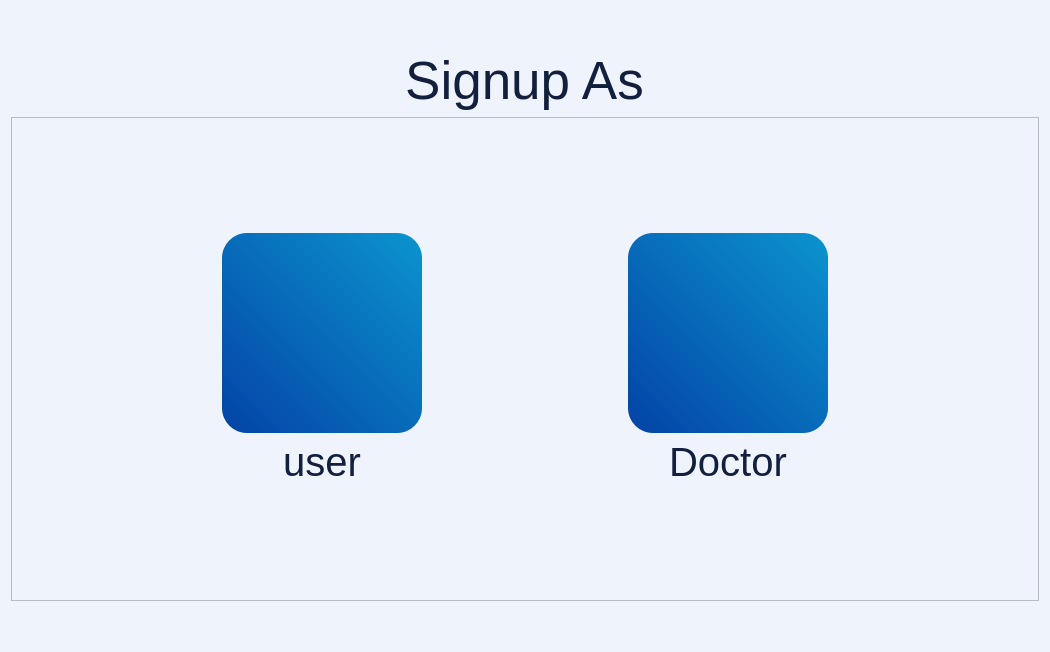
<?xml version="1.0" encoding="UTF-8"?>
<ui version="4.0">
 <class>Form</class>
 <widget class="QWidget" name="Form">
  <property name="geometry">
   <rect>
    <x>0</x>
    <y>0</y>
    <width>1050</width>
    <height>652</height>
   </rect>
  </property>
  <property name="windowTitle">
   <string>Form</string>
  </property>
  <property name="styleSheet">
   <string notr="true">font-family:Ubuntu;
color: rgb(18, 32, 62);
background-color:rgb(239,243,252,255)</string>
  </property>
  <layout class="QGridLayout" name="gridLayout_2">
   <item row="1" column="1">
    <widget class="QLabel" name="label_3">
     <property name="maximumSize">
      <size>
       <width>16777215</width>
       <height>16777215</height>
      </size>
     </property>
     <property name="font">
      <font>
       <family>Ubuntu</family>
       <pointsize>40</pointsize>
      </font>
     </property>
     <property name="styleSheet">
      <string notr="true">background-color: rgb(255, 255, 0,0);
color:rgb(18,32,62,255);</string>
     </property>
     <property name="text">
      <string>Signup As</string>
     </property>
     <property name="alignment">
      <set>Qt::AlignCenter</set>
     </property>
    </widget>
   </item>
   <item row="2" column="0" colspan="3">
    <widget class="QFrame" name="frame">
     <property name="frameShape">
      <enum>QFrame::StyledPanel</enum>
     </property>
     <property name="frameShadow">
      <enum>QFrame::Raised</enum>
     </property>
     <layout class="QGridLayout" name="gridLayout">
      <item row="1" column="3">
       <layout class="QVBoxLayout" name="verticalLayout_2">
        <item>
         <widget class="QPushButton" name="patient_pusbutton_2">
          <property name="minimumSize">
           <size>
            <width>200</width>
            <height>200</height>
           </size>
          </property>
          <property name="maximumSize">
           <size>
            <width>150</width>
            <height>25656</height>
           </size>
          </property>
          <property name="styleSheet">
           <string notr="true">QPushButton{
background-color: qlineargradient(spread:pad, x1:0, y1:1, x2:1, y2:0, stop:0 rgba(3, 67, 165, 255), stop:1 rgba(12, 148, 207, 255));
  border-radius: 25px;
}
QPushButton:pressed{
padding-left:5px;
padding-top:5px;
background-color:rgba(2, 65, 118, 100);
background-postion:calc(100% - 10px) center;
}
</string>
          </property>
          <property name="text">
           <string/>
          </property>
          <property name="icon">
           <iconset resource="app_resources.qrc">
            <normaloff>:/ICONS/icons/aa.png</normaloff>:/ICONS/icons/aa.png</iconset>
          </property>
          <property name="iconSize">
           <size>
            <width>150</width>
            <height>150</height>
           </size>
          </property>
          <property name="flat">
           <bool>false</bool>
          </property>
         </widget>
        </item>
        <item>
         <widget class="QLabel" name="label_4">
          <property name="font">
           <font>
            <family>Ubuntu</family>
            <pointsize>30</pointsize>
           </font>
          </property>
          <property name="styleSheet">
           <string notr="true">background-color: rgb(255, 255, 255,0);</string>
          </property>
          <property name="text">
           <string>Doctor</string>
          </property>
          <property name="alignment">
           <set>Qt::AlignCenter</set>
          </property>
         </widget>
        </item>
       </layout>
      </item>
      <item row="1" column="1">
       <layout class="QVBoxLayout" name="verticalLayout">
        <item>
         <widget class="QPushButton" name="patient_pusbutton">
          <property name="minimumSize">
           <size>
            <width>200</width>
            <height>200</height>
           </size>
          </property>
          <property name="maximumSize">
           <size>
            <width>150</width>
            <height>25656</height>
           </size>
          </property>
          <property name="styleSheet">
           <string notr="true">QPushButton{
background-color: qlineargradient(spread:pad, x1:0, y1:1, x2:1, y2:0, stop:0 rgba(3, 67, 165, 255), stop:1 rgba(12, 148, 207, 255));
  border-radius: 25px;
}
QPushButton:pressed{
padding-left:5px;
padding-top:5px;
background-color:rgba(2, 65, 118, 100);
background-postion:calc(100% - 10px) center;
}
</string>
          </property>
          <property name="text">
           <string/>
          </property>
          <property name="icon">
           <iconset resource="app_resources.qrc">
            <normaloff>:/ICONS/icons/user (1).png</normaloff>:/ICONS/icons/user (1).png</iconset>
          </property>
          <property name="iconSize">
           <size>
            <width>150</width>
            <height>150</height>
           </size>
          </property>
          <property name="flat">
           <bool>false</bool>
          </property>
         </widget>
        </item>
        <item>
         <widget class="QLabel" name="label">
          <property name="font">
           <font>
            <family>Ubuntu</family>
            <pointsize>30</pointsize>
           </font>
          </property>
          <property name="styleSheet">
           <string notr="true">background-color: rgb(255, 255, 255,0);</string>
          </property>
          <property name="text">
           <string>user</string>
          </property>
          <property name="alignment">
           <set>Qt::AlignCenter</set>
          </property>
         </widget>
        </item>
       </layout>
      </item>
      <item row="1" column="0">
       <spacer name="horizontalSpacer_3">
        <property name="orientation">
         <enum>Qt::Horizontal</enum>
        </property>
        <property name="sizeHint" stdset="0">
         <size>
          <width>192</width>
          <height>20</height>
         </size>
        </property>
       </spacer>
      </item>
      <item row="1" column="2">
       <spacer name="horizontalSpacer">
        <property name="orientation">
         <enum>Qt::Horizontal</enum>
        </property>
        <property name="sizeHint" stdset="0">
         <size>
          <width>191</width>
          <height>20</height>
         </size>
        </property>
       </spacer>
      </item>
      <item row="2" column="1">
       <spacer name="verticalSpacer">
        <property name="orientation">
         <enum>Qt::Vertical</enum>
        </property>
        <property name="sizeHint" stdset="0">
         <size>
          <width>20</width>
          <height>40</height>
         </size>
        </property>
       </spacer>
      </item>
      <item row="1" column="4">
       <spacer name="horizontalSpacer_2">
        <property name="orientation">
         <enum>Qt::Horizontal</enum>
        </property>
        <property name="sizeHint" stdset="0">
         <size>
          <width>192</width>
          <height>20</height>
         </size>
        </property>
       </spacer>
      </item>
      <item row="2" column="3">
       <spacer name="verticalSpacer_2">
        <property name="orientation">
         <enum>Qt::Vertical</enum>
        </property>
        <property name="sizeHint" stdset="0">
         <size>
          <width>20</width>
          <height>40</height>
         </size>
        </property>
       </spacer>
      </item>
      <item row="0" column="1">
       <spacer name="verticalSpacer_3">
        <property name="orientation">
         <enum>Qt::Vertical</enum>
        </property>
        <property name="sizeHint" stdset="0">
         <size>
          <width>20</width>
          <height>40</height>
         </size>
        </property>
       </spacer>
      </item>
      <item row="0" column="3">
       <spacer name="verticalSpacer_4">
        <property name="orientation">
         <enum>Qt::Vertical</enum>
        </property>
        <property name="sizeHint" stdset="0">
         <size>
          <width>20</width>
          <height>40</height>
         </size>
        </property>
       </spacer>
      </item>
     </layout>
    </widget>
   </item>
   <item row="0" column="1">
    <spacer name="verticalSpacer_5">
     <property name="orientation">
      <enum>Qt::Vertical</enum>
     </property>
     <property name="sizeType">
      <enum>QSizePolicy::Fixed</enum>
     </property>
     <property name="sizeHint" stdset="0">
      <size>
       <width>20</width>
       <height>40</height>
      </size>
     </property>
    </spacer>
   </item>
   <item row="1" column="0">
    <spacer name="horizontalSpacer_4">
     <property name="orientation">
      <enum>Qt::Horizontal</enum>
     </property>
     <property name="sizeHint" stdset="0">
      <size>
       <width>389</width>
       <height>20</height>
      </size>
     </property>
    </spacer>
   </item>
   <item row="1" column="2">
    <spacer name="horizontalSpacer_5">
     <property name="orientation">
      <enum>Qt::Horizontal</enum>
     </property>
     <property name="sizeHint" stdset="0">
      <size>
       <width>390</width>
       <height>20</height>
      </size>
     </property>
    </spacer>
   </item>
   <item row="3" column="0">
    <spacer name="verticalSpacer_6">
     <property name="orientation">
      <enum>Qt::Vertical</enum>
     </property>
     <property name="sizeType">
      <enum>QSizePolicy::Fixed</enum>
     </property>
     <property name="sizeHint" stdset="0">
      <size>
       <width>20</width>
       <height>40</height>
      </size>
     </property>
    </spacer>
   </item>
  </layout>
 </widget>
 <resources>
  <include location="app_resources.qrc"/>
 </resources>
 <connections/>
</ui>
